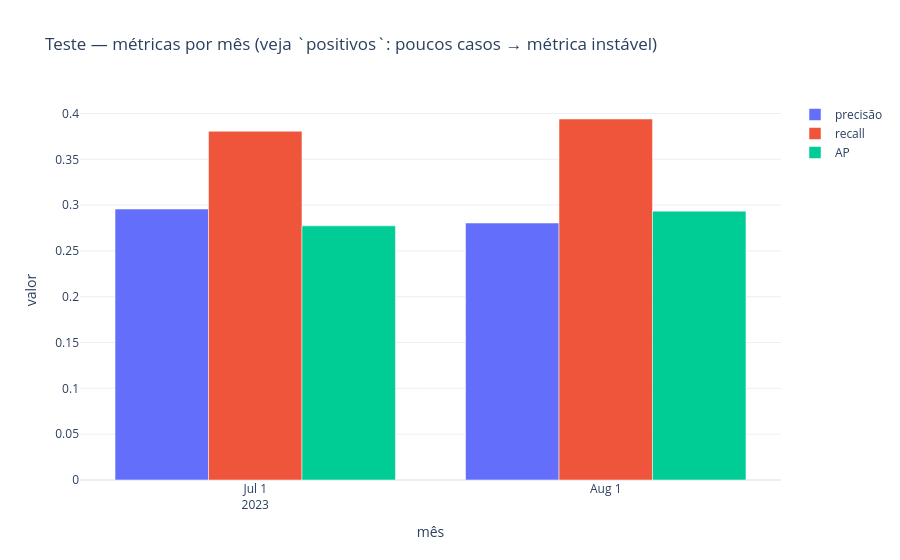

This figure's notebook cell:
### Code cell
# Gráficos do teste: matriz de confusão + curva PR (matplotlib) e PR interativa (plotly)
fig, ax = plt.subplots(1, 2, figsize=(11, 4.2))
ConfusionMatrixDisplay(teste["cm"], display_labels=["normal", "lavagem"]).plot(ax=ax[0], cmap="Blues", colorbar=False, values_format="d")
ax[0].set_title(f"Matriz de confusão — teste (limiar={teste['limiar']:.3f})"); ax[0].grid(False)
p, r, thr = precision_recall_curve(teste["y"], teste["prob"])
ax[1].plot(r, p, lw=2, label=f"LSTM (AP={teste['AP']:.3f})")
ax[1].axhline(teste["y"].mean(), color="gray", ls="--", label=f"sem habilidade ({teste['y'].mean():.4f})")
ax[1].scatter([teste["recall"]], [teste["precision"]], color="red", zorder=5, label="limiar da validação")
ax[1].set(xlabel="Recall", ylabel="Precisão", title="Curva Precisão × Recall — teste", xlim=(0, 1), ylim=(0, 1.02)); ax[1].legend()
plt.tight_layout(); plt.show()


def metricas_por_mes(alvos, y_real, prob, limiar):
    # Resultados por período (mês): mostra a estabilidade e quantos positivos sustentam cada métrica.
    mes = dataset["Timestamp"].iloc[alvos].dt.to_period("M").astype(str).values
    linhas_ = []
    for m in sorted(set(mes)):
        s = mes == m
        pred = (prob[s] >= limiar).astype(int)
        tp = int(((pred == 1) & (y_real[s] == 1)).sum())
        fp = int(((pred == 1) & (y_real[s] == 0)).sum())
        fn = int(((pred == 0) & (y_real[s] == 1)).sum())
        linhas_.append({"mês": m, "alvos": int(s.sum()), "positivos": int(y_real[s].sum()), "TP": tp, "FP": fp, "FN": fn,
                        "precisão": tp / (tp + fp) if tp + fp else np.nan, "recall": tp / (tp + fn) if tp + fn else np.nan,
                        "AP": average_precision_score(y_real[s], prob[s]) if y_real[s].sum() else np.nan})
    return pd.DataFrame(linhas_)


por_mes = metricas_por_mes(alvos_teste, teste["y"], teste["prob"], teste["limiar"])
display(por_mes.round(4))
fig = px.bar(por_mes.melt(id_vars=["mês", "positivos"], value_vars=["precisão", "recall", "AP"]), x="mês", y="value", color="variable",
             barmode="group", hover_data=["positivos"], title="Teste — métricas por mês (veja `positivos`: poucos casos → métrica instável)",
             labels={"value": "valor", "variable": ""})
fig.update_layout(template="plotly_white"); fig.show()

### Figure 1 — Plotly figure (JSON) as saved in the notebook; plotly's stock layout.template omitted (floating-point values rounded to 4 significant figures)
{"data": [{"alignmentgroup": "True", "customdata": [[867], [830]], "hovertemplate": "=precisão<br>mês=%{x}<br>valor=%{y}<br>positivos=%{customdata[0]}<extra></extra>", "legendgroup": "precisão", "marker": {"color": "#636efa", "pattern": {"shape": ""}}, "name": "precisão", "offsetgroup": "precisão", "orientation": "v", "showlegend": true, "textposition": "auto", "type": "bar", "x": ["2023-07", "2023-08"], "xaxis": "x", "y": [0.2957, 0.2804], "yaxis": "y"}, {"alignmentgroup": "True", "customdata": [[867], [830]], "hovertemplate": "=recall<br>mês=%{x}<br>valor=%{y}<br>positivos=%{customdata[0]}<extra></extra>", "legendgroup": "recall", "marker": {"color": "#EF553B", "pattern": {"shape": ""}}, "name": "recall", "offsetgroup": "recall", "orientation": "v", "showlegend": true, "textposition": "auto", "type": "bar", "x": ["2023-07", "2023-08"], "xaxis": "x", "y": [0.3806, 0.394], "yaxis": "y"}, {"alignmentgroup": "True", "customdata": [[867], [830]], "hovertemplate": "=AP<br>mês=%{x}<br>valor=%{y}<br>positivos=%{customdata[0]}<extra></extra>", "legendgroup": "AP", "marker": {"color": "#00cc96", "pattern": {"shape": ""}}, "name": "AP", "offsetgroup": "AP", "orientation": "v", "showlegend": true, "textposition": "auto", "type": "bar", "x": ["2023-07", "2023-08"], "xaxis": "x", "y": [0.2773, 0.2934], "yaxis": "y"}], "layout": {"barmode": "group", "legend": {"title": {"text": ""}, "tracegroupgap": 0}, "title": {"text": "Teste — métricas por mês (veja `positivos`: poucos casos → métrica instável)"}, "xaxis": {"anchor": "y", "domain": [0, 1], "title": {"text": "mês"}}, "yaxis": {"anchor": "x", "domain": [0, 1], "title": {"text": "valor"}}}}
